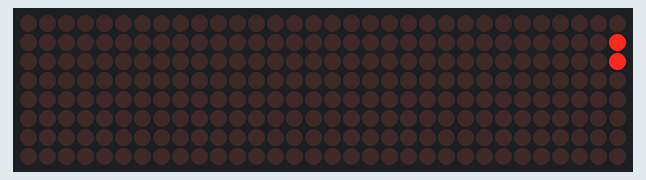
A sketch run on a simulated Arduino Uno, built with avr-gcc and run on an emulated ATmega328P. On the bench: 32×8 LED matrix.

Above: at 0.15 s.
At 1.75 s:
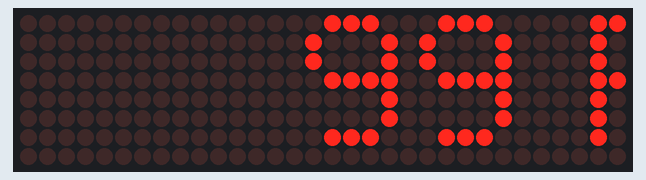
At 3.35 s:
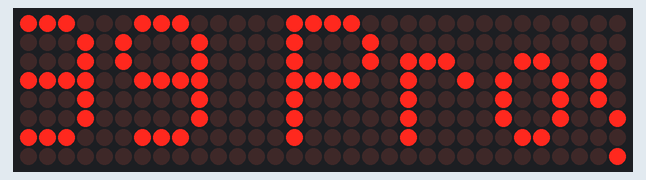
At 6.55 s:
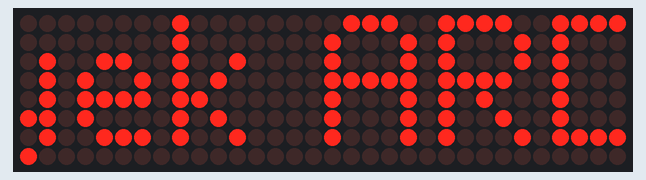
At 9.25 s:
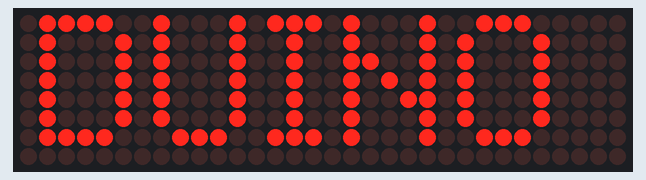
At 13.05 s:
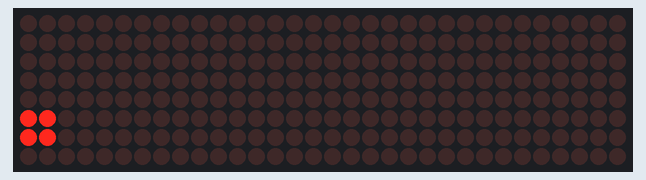

The sketch:

Tulisan_Berjalan_dg_Dot_Matrix.ino
```cpp
/*************************************
 * Program : Project 125. Tulisan Berjalan dg Dot Matrix
 * 125 Proyek Arduino Inkubatek
 * www.inkubator-teknologi.com
 * www.tokotronik.com
 * ***********************************/

#include <MD_MAX72xx.h>
#include <SPI.h>
//#include <MD_KeySwitch.h>

#define    MAX_DEVICES    4
#define    CLK_PIN        13  // or SCK
#define    DATA_PIN    11  // or MOSI
#define    CS_PIN        10  // or SS

// SPI hardware interface
MD_MAX72XX mx = MD_MAX72XX(CS_PIN, MAX_DEVICES);
#define    CHAR_SPACING    1    // pixels between characters
#define    BUF_SIZE    75
#define UNIT_DELAY      25
#define SCROLL_DELAY    (4 * UNIT_DELAY)

static  boolean bRestart = true;
uint32_t prevTimeAnim = 0;

//==============================
bool scrollText(bool bInit, char *pmsg)
// Callback function for data that is required for scrolling into the display
{
  static char    curMessage[BUF_SIZE];
  static char   *p = curMessage;
  static uint8_t  state = 0;
  static uint8_t  curLen, showLen;
  static uint8_t  cBuf[8];
  uint8_t         colData;

  // are we initializing?
  if (bInit)
  {
    resetMatrix();
    strcpy(curMessage, pmsg);
    state = 0;
    p = curMessage;
    bInit = false;
  }

  // Is it time to scroll the text?
  if (millis()-prevTimeAnim < SCROLL_DELAY)
    return(bInit);

  // scroll the display
  mx.transform(MD_MAX72XX::TSL);  // scroll along
  prevTimeAnim = millis();      // starting point for next time

  // now run the finite state machine to control what we do
  switch (state)
  {
    case 0: // Load the next character from the font table
      showLen = mx.getChar(*p++, sizeof(cBuf)/sizeof(cBuf[0]), cBuf);
      curLen = 0;
      state = 1;
    case 1: // display the next part of the character
      colData = cBuf[curLen++];
      mx.setColumn(0, colData);
      if (curLen == showLen)
      {
        showLen = ((*p != '\0') ? CHAR_SPACING : mx.getColumnCount()-1);
        curLen = 0;
        state = 2;
      }
      break;

    case 2: // display inter-character spacing (blank column) or scroll off the display
      mx.setColumn(0, 0);
      if (++curLen == showLen)
      {
        state = 0;
        bInit = (*p == '\0');
      }
      break;
    default:
      state = 0;
  }
  return(bInit);
}
//=================================
void setup()
{

 mx.begin();
}
//==================================
void loop()
{
 bRestart = scrollText(bRestart, "99 Proyek ARDUINO ...");
}

//==================================
void resetMatrix(void)
{
  mx.control(MD_MAX72XX::INTENSITY, MAX_INTENSITY/2);
  mx.control(MD_MAX72XX::UPDATE, MD_MAX72XX::ON);
  mx.clear();
  prevTimeAnim = 0;
}
```

Measured:
- by itself, everything shown: repeats every 13.0 s, in 130 steps
